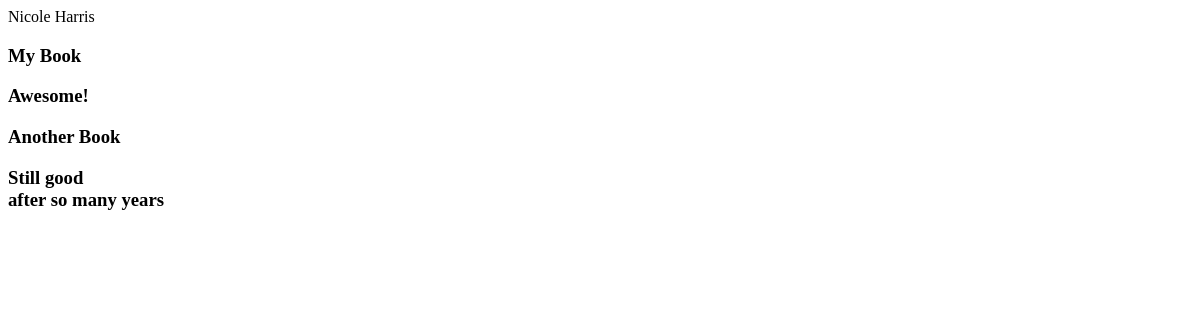
/authors/1/, run on an earlier commit of the app's database.
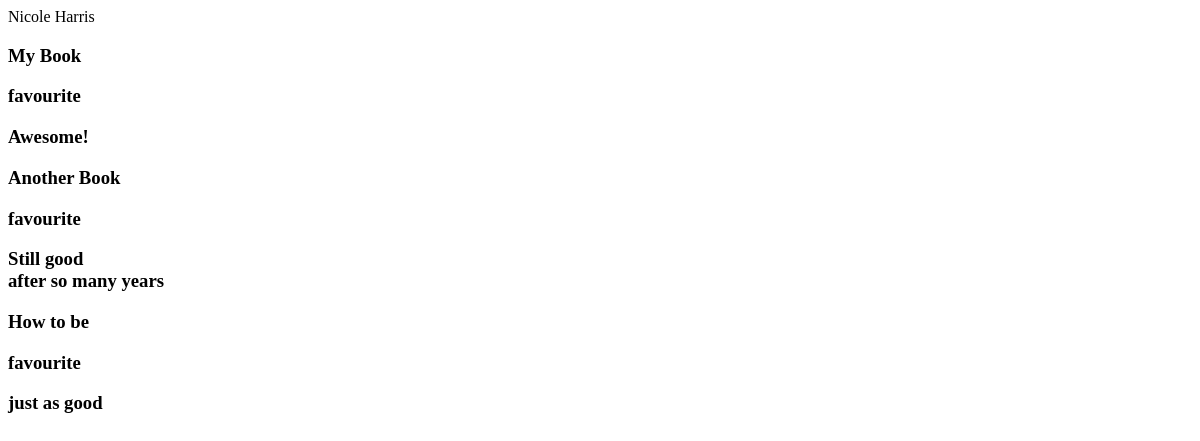
And on a later commit of the database.
### books/models.py (models this page shows, shortened)
class Book(models.Model):
    title = models.CharField(max_length=150)
    authors = models.ManyToManyField("Author", related_name="books")
    review = models.TextField(blank=True, null=True)
    date_reviewed = models.DateTimeField(blank=True, null=True)
    is_favourite = models.BooleanField(default=False, verbose_name="Favourite?")

### books/views.py (the view)
# urls.py: re_path(r'^authors/(?P<pk>[-\w]+)/$', AuthorDetail.as_view(), name='author-detail'),
class AuthorDetail(DetailView):
    model = Author
    template_name= "author.html"

### books/templates/author.html (shortened to what this page needs)
<html>
    <head>
    </head>
    <body>
        {{ author.name }}
        {% for book in author.books.all %}
            {% if book.review %}
                <div class="book">
                    <h3>
                        {{ book.title }}
                        {% if book.is_favourite %}<p class="highlight">favourite</p>{% endif %}
                        <p>{{ book.review|linebreaks }}</p>
                    </h3>
                </div>
            {% endif %}
        {% endfor %}
    </body>
</html>

What changed in the data, as far as the page shows it:
changed Book "My Book": now shows "favourite"
changed Book "Another Book": now shows "favourite"
added Book: title "How to be", is_favourite "favourite", review "just as good"
